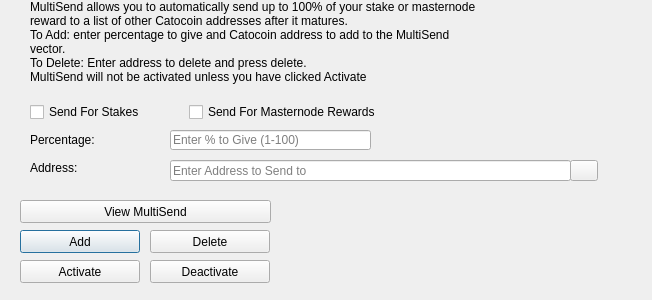
<?xml version="1.0" encoding="UTF-8"?>
<ui version="4.0">
 <class>MultiSendDialog</class>
 <widget class="QDialog" name="MultiSendDialog">
  <property name="windowModality">
   <enum>Qt::NonModal</enum>
  </property>
  <property name="geometry">
   <rect>
    <x>0</x>
    <y>0</y>
    <width>652</width>
    <height>300</height>
   </rect>
  </property>
  <property name="windowTitle">
   <string>MultiSend</string>
  </property>
  <widget class="QLineEdit" name="multiSendPercentEdit">
   <property name="geometry">
    <rect>
     <x>170</x>
     <y>130</y>
     <width>201</width>
     <height>20</height>
    </rect>
   </property>
   <property name="toolTip">
    <string>Enter whole numbers 1 - 100</string>
   </property>
   <property name="placeholderText">
    <string>Enter % to Give (1-100)</string>
   </property>
  </widget>
  <widget class="QLineEdit" name="multiSendAddressEdit">
   <property name="geometry">
    <rect>
     <x>170</x>
     <y>160</y>
     <width>401</width>
     <height>21</height>
    </rect>
   </property>
   <property name="toolTip">
    <string/>
   </property>
   <property name="placeholderText">
    <string>Enter Address to Send to</string>
   </property>
  </widget>
  <widget class="QLabel" name="label_2">
   <property name="geometry">
    <rect>
     <x>30</x>
     <y>0</y>
     <width>451</width>
     <height>121</height>
    </rect>
   </property>
   <property name="lineWidth">
    <number>1</number>
   </property>
   <property name="text">
    <string>MultiSend allows you to automatically send up to 100% of your stake or masternode reward to a list of other Catocoin addresses after it matures.
To Add: enter percentage to give and Catocoin address to add to the MultiSend vector.
To Delete: Enter address to delete and press delete.
MultiSend will not be activated unless you have clicked Activate</string>
   </property>
   <property name="alignment">
    <set>Qt::AlignLeading|Qt::AlignLeft|Qt::AlignTop</set>
   </property>
   <property name="wordWrap">
    <bool>true</bool>
   </property>
  </widget>
  <widget class="QLabel" name="message">
   <property name="geometry">
    <rect>
     <x>290</x>
     <y>200</y>
     <width>351</width>
     <height>91</height>
    </rect>
   </property>
   <property name="text">
    <string/>
   </property>
  </widget>
  <widget class="QPushButton" name="addButton">
   <property name="geometry">
    <rect>
     <x>20</x>
     <y>230</y>
     <width>120</width>
     <height>23</height>
    </rect>
   </property>
   <property name="toolTip">
    <string/>
   </property>
   <property name="statusTip">
    <string>Add to MultiSend Vector</string>
   </property>
   <property name="text">
    <string>Add</string>
   </property>
  </widget>
  <widget class="QPushButton" name="disableButton">
   <property name="geometry">
    <rect>
     <x>150</x>
     <y>260</y>
     <width>120</width>
     <height>23</height>
    </rect>
   </property>
   <property name="statusTip">
    <string>Deactivate MultiSend</string>
   </property>
   <property name="text">
    <string>Deactivate</string>
   </property>
  </widget>
  <widget class="QPushButton" name="addressBookButton">
   <property name="geometry">
    <rect>
     <x>570</x>
     <y>160</y>
     <width>28</width>
     <height>21</height>
    </rect>
   </property>
   <property name="toolTip">
    <string>Choose an address from the address book</string>
   </property>
   <property name="text">
    <string/>
   </property>
   <property name="icon">
    <iconset resource="../bitcoinreal.qrc">
     <normaloff>:/icons/address-book</normaloff>:/icons/address-book</iconset>
   </property>
   <property name="shortcut">
    <string>Alt+A</string>
   </property>
   <property name="autoDefault">
    <bool>false</bool>
   </property>
  </widget>
  <widget class="QLabel" name="label">
   <property name="geometry">
    <rect>
     <x>30</x>
     <y>130</y>
     <width>121</width>
     <height>20</height>
    </rect>
   </property>
   <property name="toolTip">
    <string>Percentage of stake to send</string>
   </property>
   <property name="text">
    <string>Percentage:</string>
   </property>
  </widget>
  <widget class="QLabel" name="label_5">
   <property name="geometry">
    <rect>
     <x>30</x>
     <y>160</y>
     <width>111</width>
     <height>16</height>
    </rect>
   </property>
   <property name="toolTip">
    <string>Address to send portion of stake to</string>
   </property>
   <property name="text">
    <string>Address:</string>
   </property>
  </widget>
  <widget class="QPushButton" name="deleteButton">
   <property name="geometry">
    <rect>
     <x>150</x>
     <y>230</y>
     <width>120</width>
     <height>23</height>
    </rect>
   </property>
   <property name="toolTip">
    <string/>
   </property>
   <property name="statusTip">
    <string>Delete Address From MultiSend Vector</string>
   </property>
   <property name="text">
    <string>Delete</string>
   </property>
  </widget>
  <widget class="QPushButton" name="activateButton">
   <property name="geometry">
    <rect>
     <x>20</x>
     <y>260</y>
     <width>120</width>
     <height>23</height>
    </rect>
   </property>
   <property name="statusTip">
    <string>Activate MultiSend</string>
   </property>
   <property name="text">
    <string>Activate</string>
   </property>
  </widget>
  <widget class="QPushButton" name="viewButton">
   <property name="geometry">
    <rect>
     <x>20</x>
     <y>200</y>
     <width>251</width>
     <height>23</height>
    </rect>
   </property>
   <property name="toolTip">
    <string/>
   </property>
   <property name="statusTip">
    <string>View MultiSend Vector</string>
   </property>
   <property name="text">
    <string>View MultiSend</string>
   </property>
  </widget>
  <widget class="QWidget" name="horizontalLayoutWidget">
   <property name="geometry">
    <rect>
     <x>30</x>
     <y>100</y>
     <width>351</width>
     <height>24</height>
    </rect>
   </property>
   <layout class="QHBoxLayout" name="horizontalLayout">
    <item>
     <widget class="QCheckBox" name="multiSendStakeCheckBox">
      <property name="text">
       <string>Send For Stakes</string>
      </property>
     </widget>
    </item>
    <item>
     <widget class="QCheckBox" name="multiSendMasternodeCheckBox">
      <property name="text">
       <string>Send For Masternode Rewards</string>
      </property>
     </widget>
    </item>
   </layout>
  </widget>
 </widget>
 <resources>
  <include location="../bitcoinreal.qrc"/>
 </resources>
 <connections/>
</ui>
